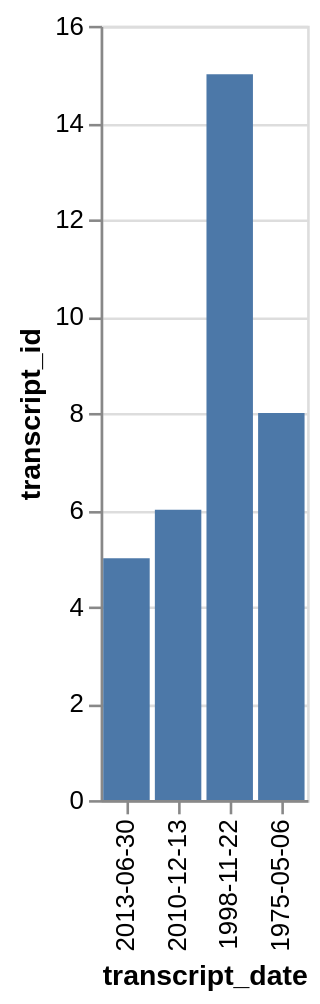

Vega-Lite specification stored for this chart:
### Vega-Lite specification from a JSON file in a GitHub repository (floating-point values rounded to 4 significant figures)
{"data": {"values": [{"x_data": "2013-06-30", "y_data": 5}, {"x_data": "2010-12-13", "y_data": 6}, {"x_data": "1975-05-06", "y_data": 8}, {"x_data": "1998-11-22", "y_data": 15}]}, "mark": "bar", "encoding": {"x": {"field": "x_data", "type": "nominal", "title": "transcript_date", "sort": "descending"}, "y": {"field": "y_data", "type": "quantitative", "title": "transcript_id"}}}
